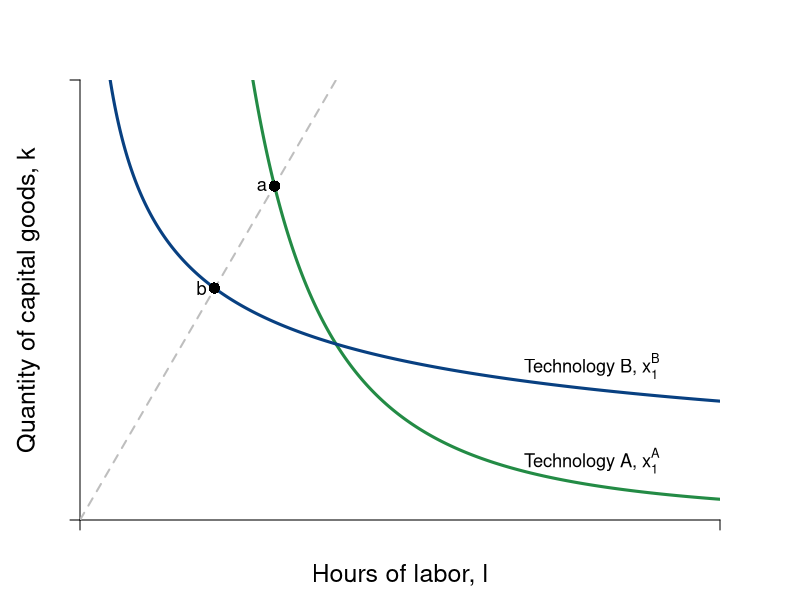

The R source for this figure:
#Graph Designer: Simon Halliday
#Authors: Bowles, Foley and Halliday
#Title: Coordination, Conflict and Competition: A Text in Microeconomics

library(shape)
pdf(file = "firmmarketsupply/techvariables1.pdf", width = 8, height = 6)

#Set parameters for graphics
axislabelsize <- 1.5
labelsize <- 1.1
graphlinewidth <- 3
segmentlinewidth <- 2

COL <- c("#7fc97f", "#beaed4", "#fdc086", "#ffff99", "#386cb0", "#f0027f", "#bf5b17", "#666666")
COLA <- c("#e0f3db", "#99d8c9","#66c2a4","#41ae76", "#238b45", "#005824")
COLB <- c("#c6dbef", "#4eb3d3", "#2b8cbe", "#0868ac","#084081")

#Edited the margins to cater for the larger LHS labels
par(mar =  c(4, 4, 4, 4))

uFn <- function(x, y, alpha = 0.7){
  (x^alpha)*(y^(1 - alpha))
}

isoA <- function(l, alpha = 0.7, xbar = 4) {
  (xbar / l^alpha)^(1/(1 - alpha))
}

trsline <- function(x, constant = 10, slope = 4){
  constant - (slope)*x
}

ff <- function(x, c = 12, s = 1/3){
  c - s*x
}

xlims <- c(0, 10)
ylims <- c(0, 10)

npts <- 501 
x <- seq(xlims[1], xlims[2], length.out = npts)
y <- seq(ylims[1], ylims[2], length.out = npts) 
a <- c(2, 4, 6)

plot(0, 0, xlim = xlims, ylim = ylims, type = "n",
     xlab = expression(paste("")),
     ylab = expression(paste("")), 
     xaxt = "n", 
     yaxt = "n", 
     cex.lab = axislabelsize, 
     bty = "n", 
     xaxs="i", 
     yaxs="i"
)


# ticksy <- seq(from = 0, to = ylims[2], by = 1)
# ylabels <- seq(from = 0, to = ylims[2], by = 1)
# ticksx <- seq(from = 0, to = xlims[2], by = 1)
# xlabels <- seq(from = 0, to = xlims[2], by = 1)
ticksy <- c(ylims[1],  ylims[2])
ylabels <- c(NA, NA)
ticksx <- c(xlims[1], xlims[2])
xlabels <- c(NA, NA)

axis(1, at = ticksx, pos = 0, labels = xlabels)
axis(2, at = ticksy, pos = 0, labels = ylabels, las = 1)

npts <- 500 
xx1 <- seq(xlims[1], xlims[2], length.out = npts)
xx2 <- seq(0, xlims[2], length.out = npts)
xx3 <- seq(1.5, 2.5, length.out = npts)
xx4 <- seq(3, 5, length.out = npts)
xx5 <- seq(7, 9, length.out = npts)

#Draw the graphs
lines(xx1, isoA(xx1, alpha = 0.7, xbar = 4), col = COLA[5], lwd = graphlinewidth)
lines(xx1, isoA(xx1, alpha = 0.3, xbar = 4), col = COLB[5], lwd = graphlinewidth)
#lines(xx1, ff(xx1, c = 9, s = 1.34), col = COL[3], lwd = graphlinewidth)
# lines(xx3, trsline(xx3, constant = 16), col = "gray", lty = 2, lwd = graphlinewidth)
# lines(xx4, trsline(xx4, constant = 8, slope = 1), col = "gray", lty = 2, lwd = graphlinewidth)
# lines(xx5, trsline(xx5, constant = 4, slope = 0.25), col = "gray", lty = 2, lwd = graphlinewidth)
#lines(xx4, mcline(xx4, constant = totalcost(x = 3, c0 = 2, c1 = 0.05, c2 = 0.05) - 3*marginalcost(x = 3, c1 = 0.05, c2 = 0.05), slope = marginalcost(x = 3, c1 = 0.05, c2 = 0.05)), col = "gray", lty = 2, lwd = graphlinewidth)



#Label the feasible frontier
# text(3.2, 1, expression("Feasible Frontier"), cex = labelsize)
# text(3.2, 0.5, expression("(production possibilities frontier)"), cex = labelsize)
# Arrows(4.35, 0.95, 8.1, 0.95, col = "black", lty = 1, lwd = 2, arr.type = "triangle", arr.lwd = 0.5)

#Axis labels
mtext(expression(paste("Hours of labor, ", l)), side = 1, line = 2.5, cex = axislabelsize)
text(-0.8, 5, expression(paste("Quantity of capital goods, ", k)), xpd = TRUE, cex = axislabelsize, srt = 90) 


# contour(x, y, 
#         outer(x, y, uFn),
#         drawlabels = FALSE,
#         col = COLB[3],
#         lwd = graphlinewidth,
#         levels = a, 
#         xaxs="i", 
#         yaxs="i", 
#         add = TRUE)


#Label the indifference curves
text(8, 1.35, expression(paste("Technology A, ", x[1]^A)), cex = labelsize)
text(8, 3.5, expression(paste("Technology B, ", x[1]^B)), cex = labelsize)

# text(8, 4, expression(paste(trs(l,k) == frac(2,8), phantom() == 0.25)), cex = labelsize)
# Arrows(8, 3.6, 8, 2.4, col = "black", lty = 1, lwd = 2, arr.type = "triangle", arr.lwd = 0.5)
# 
# text(4, 6, expression(paste(trs(l,k) == frac(4,4), phantom()==1)), cex = labelsize)
# Arrows(4, 5.6, 4, 4.4, col = "black", lty = 1, lwd = 2, arr.type = "triangle", arr.lwd = 0.5)
# 
# text(4, 8, expression(paste(trs(l,k) == frac(8,2), phantom() == 4)), cex = labelsize)
# Arrows(3.05, 8, 2.3, 8, col = "black", lty = 1, lwd = 2, arr.type = "triangle", arr.lwd = 0.5)


#Label feasible and infeasible
#text(8, 9, expression(paste(trs(l,k) == frac(x[l], x[k]), phantom() == frac(mp[l], mp[k]), phantom() == -frac(dk,dl))), cex = labelsize)
#text(3, 2.5, expression(paste("with plan ", (list(x, l, k)) )), cex = labelsize)

# text(8, 8.5, expression(paste("Production set:")), cex = labelsize)
# text(8, 8, expression(paste(x = bar(x), " feasible")), cex = labelsize)
# text(8, 7.5, expression(paste("with plan ", (list(x, l, k)) )), cex = labelsize)

#text(9.5, 3.15, expression(u[2]^A), cex = labelsize)
#text(9.5, 5.85, expression(u[3]^A), cex = labelsize)


segments(0, 0, 4, ylims[2], lty = 2, col = "gray" , lwd = segmentlinewidth)

# segments(0, 8, 2.9705, 8, lty = 2, col = "gray" , lwd = segmentlinewidth)
#segments(2.9705, 0, 2.9705, 8, lty = 2, col = "gray" , lwd = segmentlinewidth)
# segments(2, 0, 2, 8, lty = 2, col = "gray" , lwd = segmentlinewidth)
# segments(4, 0, 4, 4, lty = 2, col = "gray" , lwd = segmentlinewidth)
# segments(0, 4, 4, 4, lty = 2, col = "gray" , lwd = segmentlinewidth)
# 
# 
# segments(8, 0, 8, 2, lty = 2, col = "gray" , lwd = segmentlinewidth)
# segments(0, 2, 8, 2, lty = 2, col = "gray" , lwd = segmentlinewidth)
# 
# segments(8, 0, 8,indiffA(x = 8)  , lty = 2, col = "gray" , lwd = segmentlinewidth)
# segments(0, indiffA(x = 8) , 8,indiffA(x = 8)  , lty = 2, col = "gray" , lwd = segmentlinewidth)

#Annotate points (4,4),(2,8),(8,2) on feasibility frontier
# text(4.2, 4.2, expression(paste(b)), cex = labelsize)
points(2.1, isoA(l = 2.1, alpha = 0.3, xbar = 4), pch = 16, col = "black", cex = 1.5)
text(2.1 - 0.2, isoA(l = 2.1, alpha = 0.3, xbar = 4), expression(paste(b)), cex = labelsize)


points(3.04, isoA(l = 3.04, alpha = 0.7, xbar = 4), pch = 16, col = "black", cex = 1.5)
text(3.04 - 0.2, isoA(l = 3.04, alpha = 0.7, xbar = 4), expression(paste(a)), cex = labelsize)

#points(4.8, indiffA(x = 4.8, alpha = 0.7), pch = 16, col = "black", cex = 1.5)


# text(7, 8, expression(paste("Lily's Utility: ", u^L*(list(x^L, y^L)) == (x^L)^{0.7}*(y^L)^{0.3})), cex = labelsize)
# text(7, 7, expression(paste("Peyton's Utility: ", u^P*(list(x^P, y^P)) == (x^P)^{0.5}*(y^P)^{0.5})), cex = labelsize)



dev.off()
